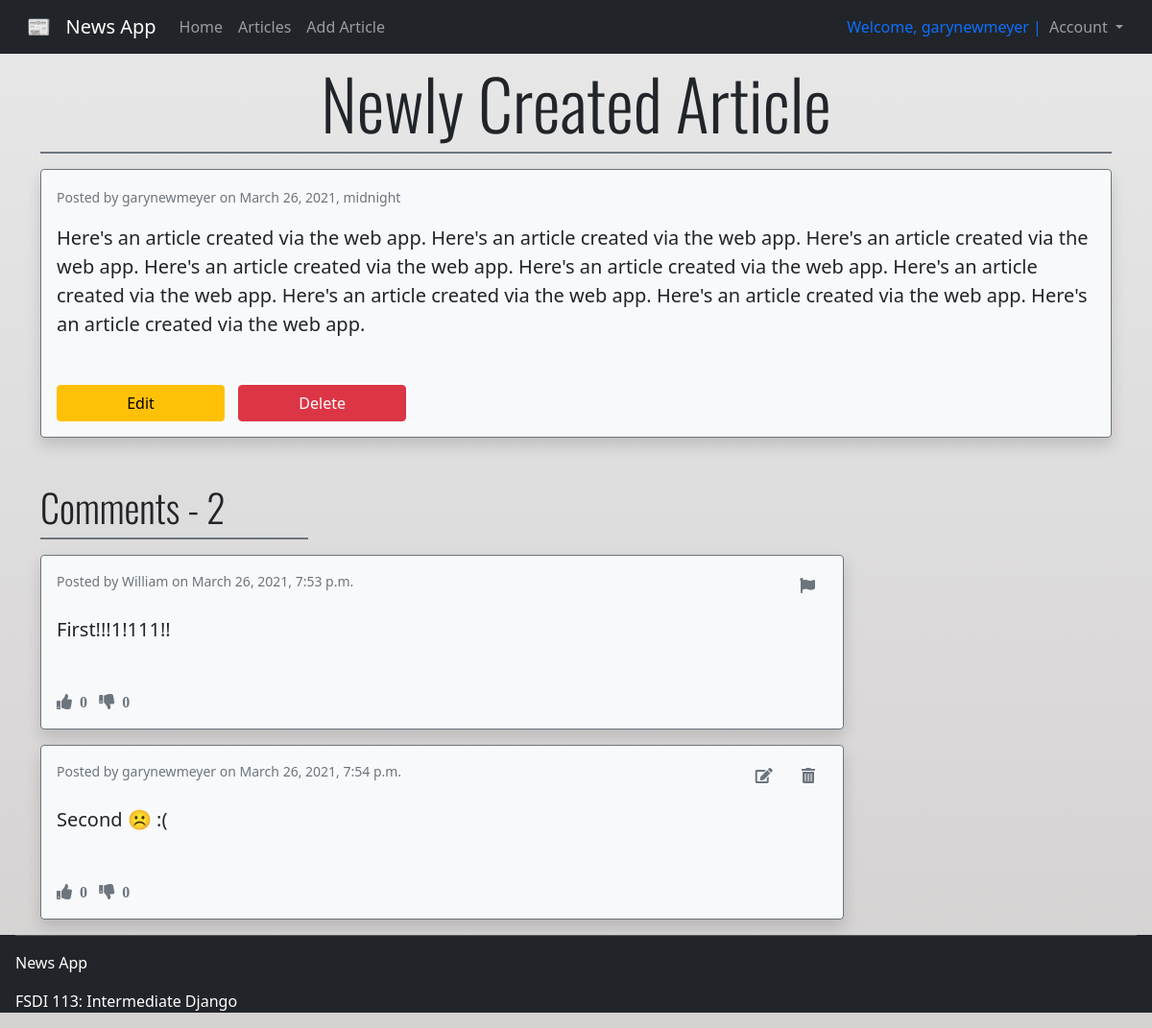
Page /articles/5/ (signed in) on the committed database.
### accounts/models.py (models this page shows)
class CustomUser(AbstractUser):
    age = models.PositiveIntegerField(null=True, blank=True)

### articles/models.py (models this page shows, shortened)
class Article(models.Model):
    title = models.CharField(max_length=255)
    body = models.TextField()
    author = models.ForeignKey(get_user_model(), on_delete=models.CASCADE)
    likes = models.IntegerField(default=0)
    dislikes = models.IntegerField(default=0)
    flagged = models.BooleanField(default=False)
    created_at = models.DateTimeField(auto_now_add=True)

class Comment(models.Model):
    article = models.ForeignKey(
        Article,
        on_delete=models.CASCADE,
        related_name='comments'
    )
    comment = models.CharField(max_length=140)
    author = models.ForeignKey(
        get_user_model(),
        on_delete=models.CASCADE
    )
    likes = models.IntegerField(default=0)
    dislikes = models.IntegerField(default=0)
    flagged = models.BooleanField(default=False)
    created_at = models.DateTimeField(auto_now_add=True)
    def __str__(self):
        return self.comment

### articles/views.py (the view)
# urls.py: path('<int:pk>/', ArticleDetailView.as_view(), name='one_article'),
class ArticleDetailView(DetailView):
    model = Article
    template_name = 'articles/one_article.html'

### templates/articles/one_article.html (shortened to what this page needs)
{% extends "base.html" %}
{% block content %}
<div class="container pt-3">
    <h1 class="display-2 mt-5 text-center g-font">{{article.title}}</h1>
    <div class="divider bg-primary border border-secondary"></div>
    <div class="mt-3 p-3 border border-secondary bg-light rounded shadow">
        <small class="text-muted">Posted by {{article.author}} on {{article.created_at}}</small>
        <blockquote class="blockquote mb-5">
            <p class="mt-3">{{article.body}}</p>
        </blockquote>
        {% if user.id == article.author.id %}
            <a href="{% url 'edit_article' article.pk %}" class="btn btn-warning btn-wide">Edit</a>
            <a href="{% url 'delete_article' article.pk %}" class="btn btn-danger btn-wide">Delete</a>
        {% endif %}
    </div>
    <div class="comments mt-5">
        <h3 class="g-font display-6">Comments - {{article.comments.count}}</h3>
        <div class="divider bg-primary border border-secondary w-25 mb-3"></div>
        {% if user.id > 0 %}
        {% for comment in article.comments.all %}
            <div class="mt-3 p-3 border border-secondary bg-light rounded shadow w-75">
                <div class="d-flex justify-content-between">
                    <small class="text-muted">Posted by {{comment.author}} on {{comment.created_at}}</small>
                    {% if user.id == comment.author.id %}
                    <div>
                        <i class="fas fa-edit text-muted btn"><a href="{% url 'edit_article' article.pk %}"></a></i>
                        <i class="fas fa-trash-alt text-muted btn"><a href="{% url 'delete_article' article.pk %}"></a></i>
                    </div>
                    {% else %}
                    <div>
                        <i class="fas fa-flag text-muted btn" onclick="flagComment('{{comment.id}}')"></i>
                    </div>
                    {% endif %}
                </div>
                <blockquote class="blockquote mb-5">
                    <p class="mt-3">{{comment}}</p>
                </blockquote>
                <div class="like-btns">
                    <i id="likes-{{post.id}}" class="fas fa-thumbs-up text-muted">&nbsp {{comment.likes}} &nbsp</i>
                    <i id="dislikes-{{post.id}}" class="fas fa-thumbs-down text-muted">&nbsp {{comment.dislikes}} &nbsp</i>
                </div>
            </div>
        {% endfor %}
        {% else %}
            <div class="alert-warning mt-3 p-3 border border-warning rounded w-50" role="alert">You must be logged in to view comments.
            <a href="{% url 'login' %}">Login</a> or <a href="{% url 'signup' %}">Register</a>.
            </div>
        {% endif %}
    </div>
</div>
{% endblock content %}

### templates/base.html (shortened to what this page needs)
<!DOCTYPE html>
<html lang="en">
<head>
    {% load static %}
    <link rel="stylesheet" href="{% static '/css/styles.css' %}">
    <link href="https://cdn.jsdelivr.net/npm/bootstrap@5.0.0-beta3/dist/css/bootstrap.min.css" rel="stylesheet">
    <link rel="stylesheet" href="https://pro.fontawesome.com/releases/v5.10.0/css/all.css"/>
</head>
<body>
    <nav class="navbar navbar-expand-lg navbar-dark bg-dark fixed-top mb-5">
        <div class="container-fluid">
            <a class="navbar-brand mx-3" href="{% url 'home' %}">📰 &nbsp News App</a>
            <div class="collapse navbar-collapse" id="navbarNav">
                <ul class="navbar-nav">
                    <li class="nav-item">
                        <a class="nav-link" href="{% url 'home' %}">Home</a>
                    </li>
                    <li class="nav-item">
                        <a class="nav-link" href="{% url 'all_articles' %}">Articles</a>
                    </li>
                    <li class="nav-item">
                        <a class="nav-link" href="{% url 'new_article' %}">Add Article</a>
                    </li>
                </ul>
                {% if user.is_authenticated %}
                <ul class="navbar-nav nav-log">
                    <li class="navbar-text text-primary">
                        Welcome, {{user.username}} |
                    </li>
                    <li class="nav-item dropdown">
                        <a class="nav-link dropdown-toggle" href="#" id="navbarDropdown" role="button" data-bs-toggle="dropdown" aria-expanded="false">
                            Account
                        </a>
                    </li>
                </ul>
                {% else %}
                    <span class="navbar-text text-white nav-log">
                        You are not logged in | <a class="text-primary" href="{% url 'login' %}">Login</a>
                        &nbsp| <a class="text-warning" href="{% url 'signup' %}">Register</a>
                        &nbsp| <a class="text-danger" href="{% url 'password_reset' %}">Reset Password</a>
                    </span>
                {% endif %}
            </div>
    </div>
    </nav>
    <main>
        {% block content %}
        {% endblock content %}
    </main>
    <footer class="px-3 text-white bg-dark">
        <hr>
        <p>News App</p>
        <p>FSDI 113: Intermediate Django</p>
    </footer>
</body>
</html>

### pages/static/css/styles.css (style rules this page uses)
body { background-image: linear-gradient(#E8E8E8, #d4d1d1); }
.container { min-height: 90vh; }
.nav-log { margin-left: auto; margin-right: 10px; }
.g-font { font-family: 'Oswald', sans-serif; }
.login-error-btns button, .btn-wide { width: 200px; }
.btn-wide { width: 175px; margin-right: 10px; }
footer { min-height: 10vh; }

### rows in the picture
CustomUser: username "garynewmeyer"
Article: title "Newly Created Article", author "garynewmeyer", created_at "March 26, 2021, midnight", body "Here's an article created via the web app. Here's an article created via the web app. Here's an article created via the web app. Here's an article created via the web app. Here's an article created via the web app. Here's an article created via the web app. Here's an article created via the web app. Here's an article created via the web app. Here's an article created via the web app.", comments.count "2"
Comment: author "William", created_at "March 26, 2021, 7:53 p.m.", comment "First!!!1!111!!", likes "0", dislikes "0"
Comment: author "garynewmeyer", created_at "March 26, 2021, 7:54 p.m.", comment "Second ☹️ :(", likes "0", dislikes "0"
